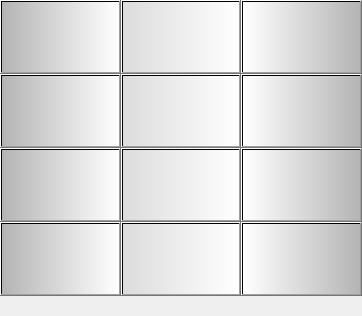
<?xml version="1.0" encoding="UTF-8"?>
<ui version="4.0">
 <class>numeric_keypad</class>
 <widget class="QWidget" name="numeric_keypad">
  <property name="geometry">
   <rect>
    <x>0</x>
    <y>0</y>
    <width>362</width>
    <height>316</height>
   </rect>
  </property>
  <property name="windowTitle">
   <string>Form</string>
  </property>
  <layout class="QHBoxLayout" name="horizontalLayout">
   <property name="spacing">
    <number>0</number>
   </property>
   <property name="leftMargin">
    <number>0</number>
   </property>
   <property name="topMargin">
    <number>0</number>
   </property>
   <property name="rightMargin">
    <number>0</number>
   </property>
   <property name="bottomMargin">
    <number>0</number>
   </property>
   <item>
    <layout class="QGridLayout" name="gridLayout">
     <property name="spacing">
      <number>0</number>
     </property>
     <item row="0" column="0">
      <widget class="QPushButton" name="numeric_1">
       <property name="sizePolicy">
        <sizepolicy hsizetype="Minimum" vsizetype="MinimumExpanding">
         <horstretch>0</horstretch>
         <verstretch>0</verstretch>
        </sizepolicy>
       </property>
       <property name="minimumSize">
        <size>
         <width>120</width>
         <height>0</height>
        </size>
       </property>
       <property name="styleSheet">
        <string notr="true">QPushButton{background-color: qlineargradient(spread:pad, x1:0, y1:0, x2:1, y2:0, stop:0 rgba(180, 180, 180, 255), stop:1 rgba(255, 255, 255, 255));}
</string>
       </property>
       <property name="text">
        <string/>
       </property>
       <property name="icon">
        <iconset resource="icons.qrc">
         <normaloff>:/images/keypad_1.png</normaloff>:/images/keypad_1.png</iconset>
       </property>
       <property name="iconSize">
        <size>
         <width>60</width>
         <height>60</height>
        </size>
       </property>
      </widget>
     </item>
     <item row="0" column="1">
      <widget class="QPushButton" name="numeric_2">
       <property name="sizePolicy">
        <sizepolicy hsizetype="Minimum" vsizetype="MinimumExpanding">
         <horstretch>0</horstretch>
         <verstretch>0</verstretch>
        </sizepolicy>
       </property>
       <property name="minimumSize">
        <size>
         <width>120</width>
         <height>0</height>
        </size>
       </property>
       <property name="styleSheet">
        <string notr="true">QPushButton{background-color: qlineargradient(spread:pad, x1:0, y1:0, x2:1, y2:0, stop:0 rgba(220, 220, 220, 255), stop:1 rgba(255, 255, 255, 255));}</string>
       </property>
       <property name="text">
        <string/>
       </property>
       <property name="icon">
        <iconset resource="icons.qrc">
         <normaloff>:/images/keypad_2.png</normaloff>:/images/keypad_2.png</iconset>
       </property>
       <property name="iconSize">
        <size>
         <width>60</width>
         <height>60</height>
        </size>
       </property>
      </widget>
     </item>
     <item row="0" column="2">
      <widget class="QPushButton" name="numeric_3">
       <property name="sizePolicy">
        <sizepolicy hsizetype="Minimum" vsizetype="MinimumExpanding">
         <horstretch>0</horstretch>
         <verstretch>0</verstretch>
        </sizepolicy>
       </property>
       <property name="minimumSize">
        <size>
         <width>120</width>
         <height>0</height>
        </size>
       </property>
       <property name="styleSheet">
        <string notr="true">QPushButton{background-color: qlineargradient(spread:pad, x1:0, y1:0, x2:1, y2:0, stop:1 rgba(180, 180, 180, 255), stop:0 rgba(255, 255, 255, 255));}</string>
       </property>
       <property name="text">
        <string/>
       </property>
       <property name="icon">
        <iconset resource="icons.qrc">
         <normaloff>:/images/keypad_3.png</normaloff>:/images/keypad_3.png</iconset>
       </property>
       <property name="iconSize">
        <size>
         <width>60</width>
         <height>60</height>
        </size>
       </property>
      </widget>
     </item>
     <item row="1" column="0">
      <widget class="QPushButton" name="numeric_4">
       <property name="sizePolicy">
        <sizepolicy hsizetype="Minimum" vsizetype="MinimumExpanding">
         <horstretch>0</horstretch>
         <verstretch>0</verstretch>
        </sizepolicy>
       </property>
       <property name="styleSheet">
        <string notr="true">QPushButton{background-color: qlineargradient(spread:pad, x1:0, y1:0, x2:1, y2:0, stop:0 rgba(180, 180, 180, 255), stop:1 rgba(255, 255, 255, 255));}</string>
       </property>
       <property name="text">
        <string/>
       </property>
       <property name="icon">
        <iconset resource="icons.qrc">
         <normaloff>:/images/keypad_4.png</normaloff>:/images/keypad_4.png</iconset>
       </property>
       <property name="iconSize">
        <size>
         <width>60</width>
         <height>60</height>
        </size>
       </property>
      </widget>
     </item>
     <item row="1" column="1">
      <widget class="QPushButton" name="numeric_5">
       <property name="sizePolicy">
        <sizepolicy hsizetype="Minimum" vsizetype="MinimumExpanding">
         <horstretch>0</horstretch>
         <verstretch>0</verstretch>
        </sizepolicy>
       </property>
       <property name="styleSheet">
        <string notr="true">QPushButton{background-color: qlineargradient(spread:pad, x1:0, y1:0, x2:1, y2:0, stop:0 rgba(220, 220, 220, 255), stop:1 rgba(255, 255, 255, 255));}</string>
       </property>
       <property name="text">
        <string/>
       </property>
       <property name="icon">
        <iconset resource="icons.qrc">
         <normaloff>:/images/keypad_5.png</normaloff>:/images/keypad_5.png</iconset>
       </property>
       <property name="iconSize">
        <size>
         <width>60</width>
         <height>60</height>
        </size>
       </property>
      </widget>
     </item>
     <item row="1" column="2">
      <widget class="QPushButton" name="numeric_6">
       <property name="sizePolicy">
        <sizepolicy hsizetype="Minimum" vsizetype="MinimumExpanding">
         <horstretch>0</horstretch>
         <verstretch>0</verstretch>
        </sizepolicy>
       </property>
       <property name="styleSheet">
        <string notr="true">QPushButton{background-color: qlineargradient(spread:pad, x1:0, y1:0, x2:1, y2:0, stop:1 rgba(180, 180, 180, 255), stop:0 rgba(255, 255, 255, 255));}</string>
       </property>
       <property name="text">
        <string/>
       </property>
       <property name="icon">
        <iconset resource="icons.qrc">
         <normaloff>:/images/keypad_6.png</normaloff>:/images/keypad_6.png</iconset>
       </property>
       <property name="iconSize">
        <size>
         <width>60</width>
         <height>60</height>
        </size>
       </property>
      </widget>
     </item>
     <item row="2" column="0">
      <widget class="QPushButton" name="numeric_7">
       <property name="sizePolicy">
        <sizepolicy hsizetype="Minimum" vsizetype="MinimumExpanding">
         <horstretch>0</horstretch>
         <verstretch>0</verstretch>
        </sizepolicy>
       </property>
       <property name="styleSheet">
        <string notr="true">QPushButton{background-color: qlineargradient(spread:pad, x1:0, y1:0, x2:1, y2:0, stop:0 rgba(180, 180, 180, 255), stop:1 rgba(255, 255, 255, 255));}</string>
       </property>
       <property name="text">
        <string/>
       </property>
       <property name="icon">
        <iconset resource="icons.qrc">
         <normaloff>:/images/keypad_7.png</normaloff>:/images/keypad_7.png</iconset>
       </property>
       <property name="iconSize">
        <size>
         <width>60</width>
         <height>60</height>
        </size>
       </property>
      </widget>
     </item>
     <item row="2" column="1">
      <widget class="QPushButton" name="numeric_8">
       <property name="sizePolicy">
        <sizepolicy hsizetype="Minimum" vsizetype="MinimumExpanding">
         <horstretch>0</horstretch>
         <verstretch>0</verstretch>
        </sizepolicy>
       </property>
       <property name="styleSheet">
        <string notr="true">QPushButton{background-color: qlineargradient(spread:pad, x1:0, y1:0, x2:1, y2:0, stop:0 rgba(220, 220, 220, 255), stop:1 rgba(255, 255, 255, 255));}</string>
       </property>
       <property name="text">
        <string/>
       </property>
       <property name="icon">
        <iconset resource="icons.qrc">
         <normaloff>:/images/keypad_8.png</normaloff>:/images/keypad_8.png</iconset>
       </property>
       <property name="iconSize">
        <size>
         <width>60</width>
         <height>60</height>
        </size>
       </property>
      </widget>
     </item>
     <item row="2" column="2">
      <widget class="QPushButton" name="numeric_9">
       <property name="sizePolicy">
        <sizepolicy hsizetype="Minimum" vsizetype="MinimumExpanding">
         <horstretch>0</horstretch>
         <verstretch>0</verstretch>
        </sizepolicy>
       </property>
       <property name="styleSheet">
        <string notr="true">QPushButton{background-color: qlineargradient(spread:pad, x1:0, y1:0, x2:1, y2:0, stop:1 rgba(180, 180, 180, 255), stop:0 rgba(255, 255, 255, 255));}</string>
       </property>
       <property name="text">
        <string/>
       </property>
       <property name="icon">
        <iconset resource="icons.qrc">
         <normaloff>:/images/keypad_9.png</normaloff>:/images/keypad_9.png</iconset>
       </property>
       <property name="iconSize">
        <size>
         <width>60</width>
         <height>60</height>
        </size>
       </property>
      </widget>
     </item>
     <item row="3" column="0">
      <widget class="QPushButton" name="backspace">
       <property name="sizePolicy">
        <sizepolicy hsizetype="Minimum" vsizetype="MinimumExpanding">
         <horstretch>0</horstretch>
         <verstretch>0</verstretch>
        </sizepolicy>
       </property>
       <property name="styleSheet">
        <string notr="true">QPushButton{background-color: qlineargradient(spread:pad, x1:0, y1:0, x2:1, y2:0, stop:0 rgba(180, 180, 180, 255), stop:1 rgba(255, 255, 255, 255));}</string>
       </property>
       <property name="text">
        <string/>
       </property>
       <property name="icon">
        <iconset resource="icons.qrc">
         <normaloff>:/images/keypad_del.png</normaloff>:/images/keypad_del.png</iconset>
       </property>
       <property name="iconSize">
        <size>
         <width>60</width>
         <height>60</height>
        </size>
       </property>
      </widget>
     </item>
     <item row="3" column="1">
      <widget class="QPushButton" name="numeric_0">
       <property name="sizePolicy">
        <sizepolicy hsizetype="Minimum" vsizetype="MinimumExpanding">
         <horstretch>0</horstretch>
         <verstretch>0</verstretch>
        </sizepolicy>
       </property>
       <property name="styleSheet">
        <string notr="true">QPushButton{background-color: qlineargradient(spread:pad, x1:0, y1:0, x2:1, y2:0, stop:0 rgba(220, 220, 220, 255), stop:1 rgba(255, 255, 255, 255));}</string>
       </property>
       <property name="text">
        <string/>
       </property>
       <property name="icon">
        <iconset resource="icons.qrc">
         <normaloff>:/images/keypad_0.png</normaloff>:/images/keypad_0.png</iconset>
       </property>
       <property name="iconSize">
        <size>
         <width>60</width>
         <height>60</height>
        </size>
       </property>
      </widget>
     </item>
     <item row="3" column="2">
      <widget class="QPushButton" name="enter">
       <property name="sizePolicy">
        <sizepolicy hsizetype="Minimum" vsizetype="MinimumExpanding">
         <horstretch>0</horstretch>
         <verstretch>0</verstretch>
        </sizepolicy>
       </property>
       <property name="styleSheet">
        <string notr="true">QPushButton{background-color: qlineargradient(spread:pad, x1:0, y1:0, x2:1, y2:0, stop:1 rgba(180, 180, 180, 255), stop:0 rgba(255, 255, 255, 255));}</string>
       </property>
       <property name="text">
        <string/>
       </property>
       <property name="icon">
        <iconset resource="icons.qrc">
         <normaloff>:/images/keypad_enter.png</normaloff>:/images/keypad_enter.png</iconset>
       </property>
       <property name="iconSize">
        <size>
         <width>60</width>
         <height>60</height>
        </size>
       </property>
      </widget>
     </item>
     <item row="4" column="1">
      <spacer name="verticalSpacer">
       <property name="orientation">
        <enum>Qt::Vertical</enum>
       </property>
       <property name="sizeType">
        <enum>QSizePolicy::Fixed</enum>
       </property>
       <property name="sizeHint" stdset="0">
        <size>
         <width>20</width>
         <height>20</height>
        </size>
       </property>
      </spacer>
     </item>
    </layout>
   </item>
  </layout>
 </widget>
 <resources>
  <include location="icons.qrc"/>
 </resources>
 <connections/>
</ui>
